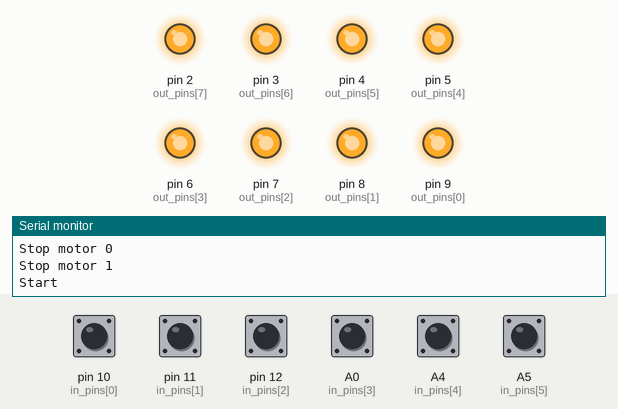
The sketch below on a simulated Arduino Uno, built with avr-gcc and run on an emulated ATmega328P. Parts: output pins drawn as LEDs (lit = HIGH), the last lines printed to the serial monitor. Inputs (shaded band) come from the test bench; at power-on: A0 (in_pins[3]), A4 (in_pins[4]), A5 (in_pins[5]), pin 10 (in_pins[0]), pin 11 (in_pins[1]), pin 12 (in_pins[2]) HIGH.

Above: at 1.2 s.
1.3 s: pin 10 (in_pins[0]) pulled LOW for 0.15 s
At 2.5 s:
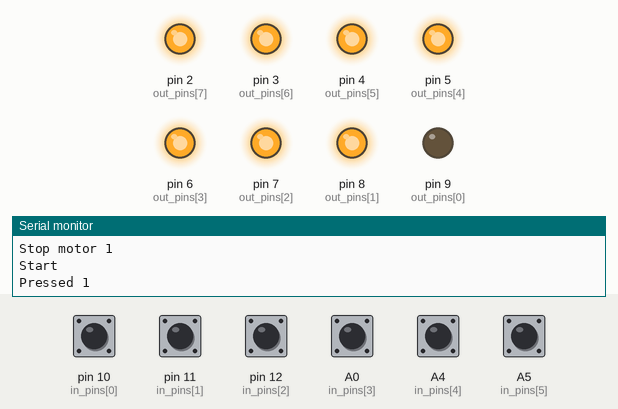
2.9 s: pin 11 (in_pins[1]) pulled LOW for 0.15 s
At 3.9 s:
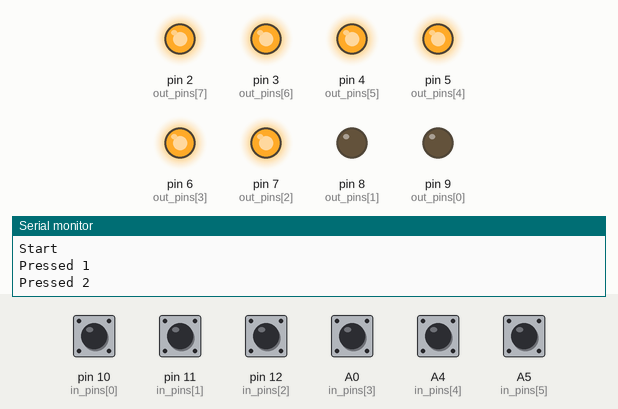
4.5 s: A4 (in_pins[4]) pulled LOW for 0.15 s
At 5.1 s:
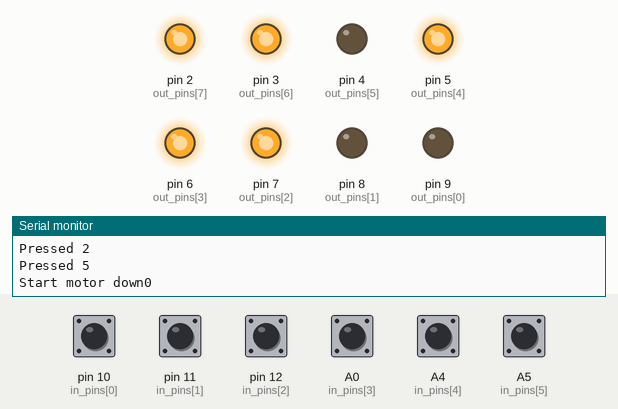
6.1 s: pin 12 (in_pins[2]) pulled LOW for 0.15 s
At 6.4 s:
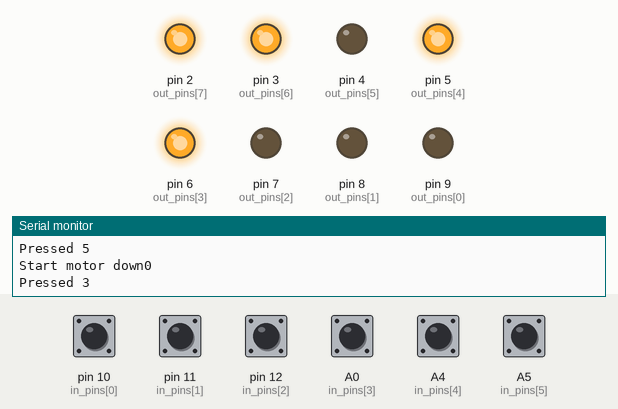
7.7 s: A0 (in_pins[3]) pulled LOW for 0.15 s
At 8.8 s:
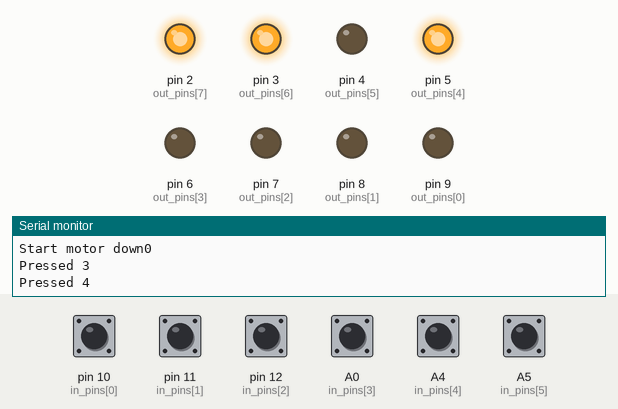
9.3 s: A5 (in_pins[5]) pulled LOW for 0.15 s
At 10.1 s:
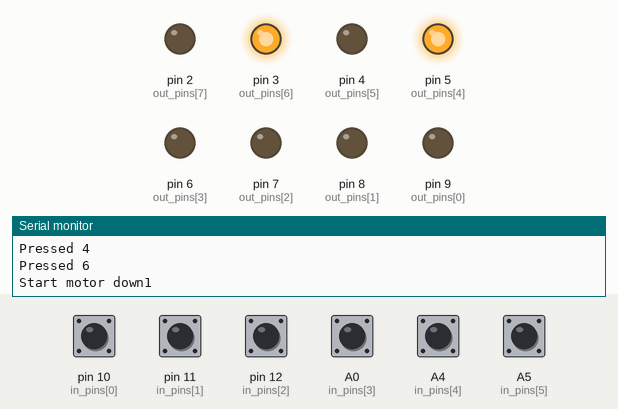
Timing chart, 0 to 25.8 s (numbered marks = the images above; inputs shaded):
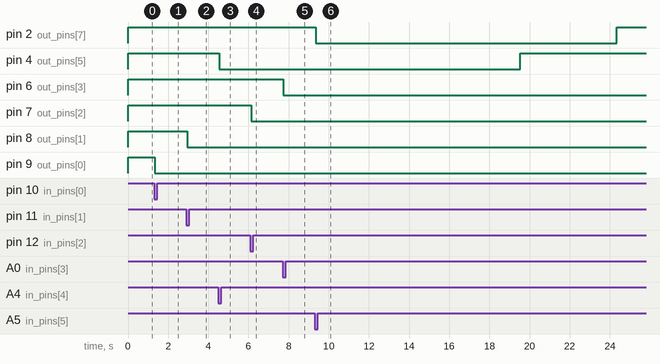

Measured:
- after the input at 1.3 s, pin 9 (out_pins[0]): HIGH → LOW at once
- after the input at 2.9 s, pin 8 (out_pins[1]): HIGH → LOW at once
- after the input at 4.5 s, pin 4 (out_pins[5]): HIGH → LOW at once
- after the input at 6.1 s, pin 7 (out_pins[2]): HIGH → LOW at once
- after the input at 7.7 s, pin 6 (out_pins[3]): HIGH → LOW at once
- after the input at 9.3 s, pin 2 (out_pins[7]): HIGH → LOW at once, → HIGH 15.0 s later

The sketch:

standalone.ino
```cpp
#define TASKER_MAX_TASKS 8
#include <Tasker.h>

#define STOP_DOWN 1
#define STOP_UP 2
#define DOWN 3
#define UP 4
#define TRAVEL_TIME 15000

const int in_pins[] = {10, 11, 12, A0, A4, A5};
const int out_pins[] = {9, 8, 7, 6, 5, 4, 3, 2};
const uint16_t top = 600;

Tasker tasker;
uint16_t button_delay[8];
int last_in[8];
int out_status[8];
int motor_dir[2];
int i, s;

void setup() {
  Serial.begin(19200);
  Serial.println("Input init");
  for (i=0;i<6;i++) {
    pinMode(in_pins[i], INPUT_PULLUP);
    last_in[i] = HIGH;
    button_delay[i] = 0;
  }
  Serial.println("Output init");
  for (i=0;i<8;i++) {
    pinMode(out_pins[i], OUTPUT);
    out_status[i] = HIGH;
    digitalWrite(out_pins[i], out_status[i]);
  }
  Serial.println("Motor init");
  set_motor(0, STOP_UP);
  set_motor(1, STOP_UP);
  Serial.println("Start");
}

void button_pressed(int pin) {
  Serial.print("Pressed ");
  Serial.println(pin+1);
  if (pin < 4) {
    toggle_output(pin);
  } else {
    toggle_motor(pin-4);
  }
}

void set_motor(int mid, int dir) {
  int up, dn;

  switch (dir) {
    case UP:
      Serial.print("Start motor up");
      up = LOW;
      dn = HIGH;
      break;
   case DOWN:
      Serial.print("Start motor down");
      up = HIGH;
      dn = LOW;
      break;
    default:
      Serial.print("Stop motor ");
      up = HIGH;
      dn = HIGH;
      break;
  }
  Serial.println(mid);
  motor_dir[mid] = dir;
  digitalWrite(out_pins[4+mid*2], up);
  digitalWrite(out_pins[5+mid*2], dn);
}

void stop_motor(int mid) {
  if (motor_dir[mid] == UP) {
    motor_dir[mid] = STOP_UP;
  } else {
    motor_dir[mid] = STOP_DOWN;
  }
  set_motor(mid, motor_dir[mid]);
}

void toggle_motor(int mid) {
  switch (motor_dir[mid]) {
    case STOP_DOWN:
      motor_dir[mid] = UP;
      tasker.setTimeout(stop_motor, TRAVEL_TIME, mid);
      break;
    case STOP_UP:
      motor_dir[mid] = DOWN;
      tasker.setTimeout(stop_motor, TRAVEL_TIME, mid);
      break;
    case DOWN:
      motor_dir[mid] = STOP_DOWN;
      tasker.cancel(stop_motor, mid);
      break;
    case UP:
      motor_dir[mid] = STOP_UP;
      tasker.cancel(stop_motor, mid);
      break;
  }
  set_motor(mid, motor_dir[mid]);
}

void toggle_output(int pin) {
  if (out_status[pin] == LOW) {
    out_status[pin] = HIGH;
  } else {
    out_status[pin] = LOW;
  }
  digitalWrite(out_pins[pin], out_status[pin]);
}

void loop()
{
  for (i=0;i<6;i++) {
    s = digitalRead(in_pins[i]);
    if (s != last_in[i]) {
      last_in[i] = s;
      button_delay[i] = top;
    } else {
      if (s == LOW) {
        if (button_delay[i] > 0) {
          button_delay[i] -= 1;
        }
        if (button_delay[i] == 1) {
          button_pressed(i);
        }
      }
    }
  }
  tasker.loop();
}
```
